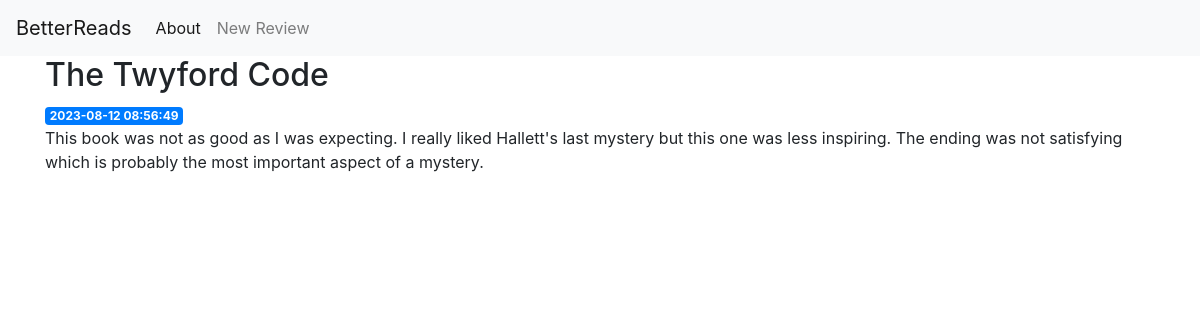
Page /3 on the committed database.
### tables this page shows
CREATE TABLE reviews (
        id INTEGER PRIMARY KEY AUTOINCREMENT,
        created TIMESTAMP NOT NULL DEFAULT CURRENT_TIMESTAMP,
        title TEXT NOT NULL,
        author TEXT NOT NULL,
        rating INTEGER NOT NULL,
        content TEXT NOT NULL
    );

### app.py (the view)
@app.route('/<int:review_id>')
def review(review_id):
    review = get_review(review_id)
    return render_template('review.html', review=review)

### app.py (called while the page is built)
def get_db_connection():
    conn = sqlite3.connect('database.db')
    conn.row_factory = sqlite3.Row
    return conn

def get_review(review_id):
    conn = get_db_connection()
    review = conn.execute('SELECT * FROM REVIEWS WHERE id = ?', (review_id,)).fetchone()
    conn.close()
    if review is None:
        abort(404)
    return review

### templates/review.html
{% extends 'base.html' %}
{% block content %}
    <h2>{% block title %} {{ review['title'] }} {% endblock %}</h2>
    <span class = "badge badge-primary">{{ review['created'] }}</span>
    <p>{{ review['content'] }}</p?\>
{% endblock %}

### rows in the picture
reviews: title "The Twyford Code", created "2023-08-12 08:56:49", content "This book was not as good as I was expecting. I really liked Hallett's last mystery but this one was less inspiring. The ending was not satisfying which is probably the most important aspect of a mystery."
